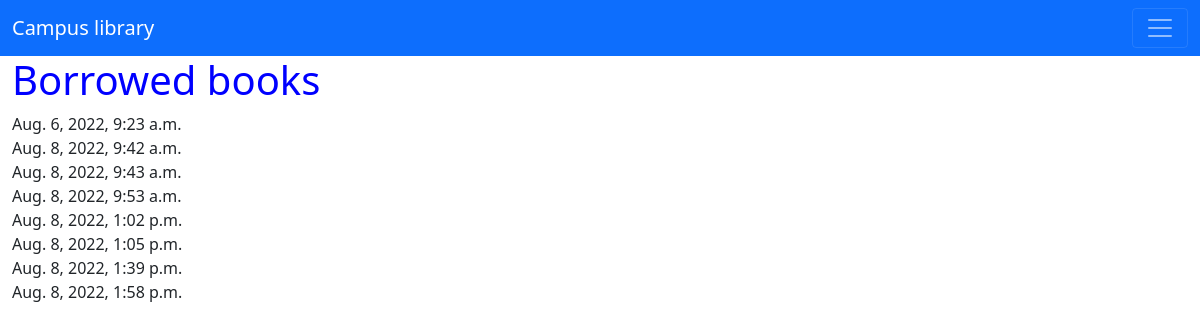
/borrowed_books/ (signed in), run on an earlier commit of the app's database.
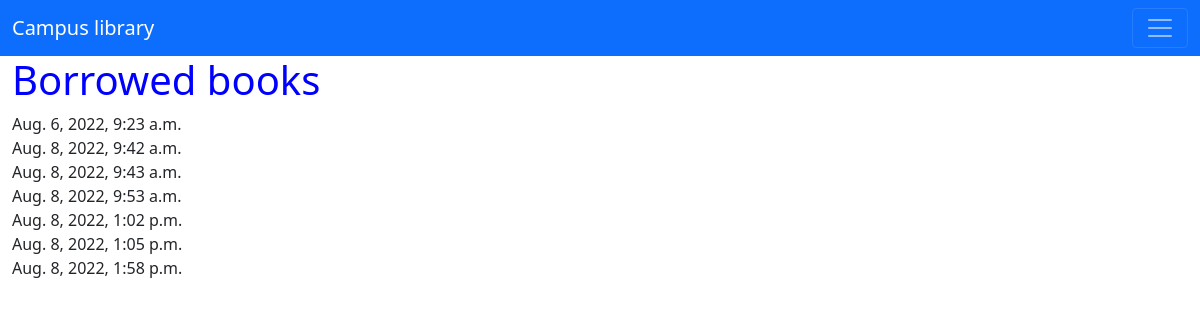
And on a later commit of the database.
### books/models.py (models this page shows)
class Borrowed_book(models.Model):
    class ReturnStatusChoices(models.TextChoices):
        BOOKED = "BOOKED", ("Booked")
    user=models.ForeignKey(User,null=True,on_delete=models.CASCADE)
    book = models.ForeignKey(Book,on_delete=models.CASCADE)
    date_borrowed=models.DateTimeField(auto_now_add=True)
    status = models.CharField(max_length=15, default="BOOKED", choices=ReturnStatusChoices.choices)

### books/views.py (the view)
# urls.py: path('borrowed_books/',views.borrowed_books,name='borrowed_books'),
def borrowed_books(request):
    Books=Borrowed_book.objects.all()
    context={'Books':Books}
    return render(request,'books/borrowed_books.html',context)

### books/templates/books/borrowed_books.html (shortened to what this page needs)
{% extends 'main_librarian.html' %}
{% block content %}
{% if user.is_authenticated %}
<div class="container-fluid">
    <h1 style='color:blue;'>Borrowed books</h1>
    <div>
        {% if Books %}
            {% for book in Books %}
                <div>
                    {{ book.date_borrowed }}
                </div>
            {% endfor %}
        {% else %}
        <h5>No books borrowed yet</h5>
        {% endif %}
    </div>
    {% else %}
    <h1>Please Login First</h1> <a href="/users/login_user/" style='color:black;'>Login</a>
    </br>
    <h1>Please Signup here</h1><a href="/users/register_user/" style='color:black;'>signup</a>
    {% endif %}
</div>
{% endblock content %}

What changed in the data, as far as the page shows it:
removed Borrowed_book: date_borrowed "Aug. 8, 2022, 1:39 p.m."
